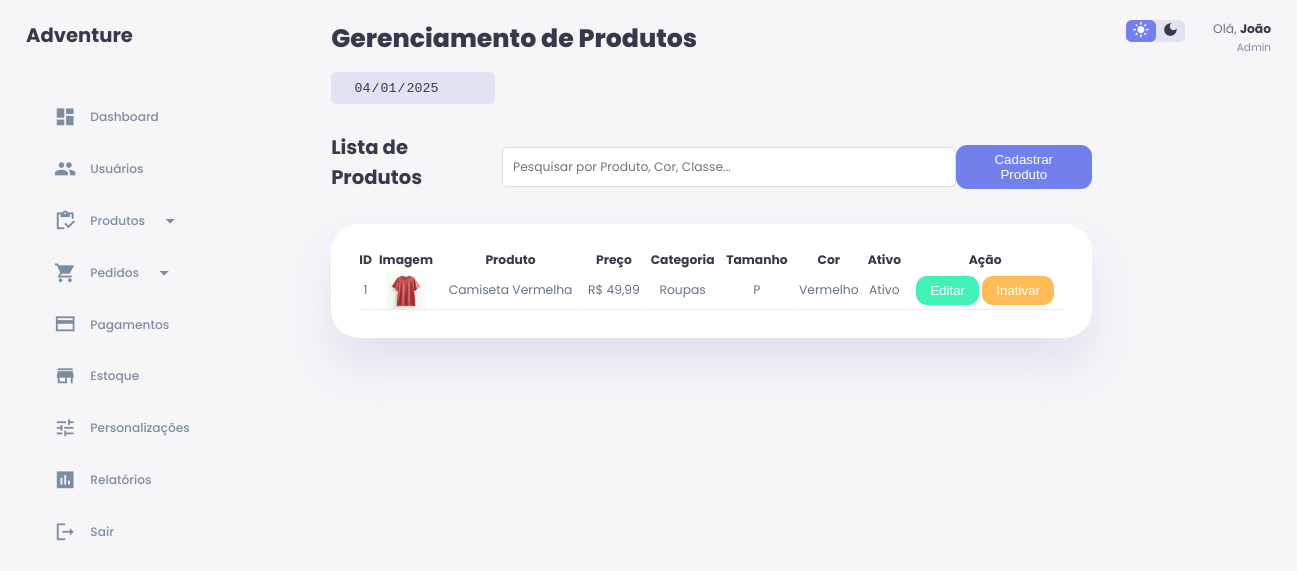
The page /public/admin/index.php?a=gerencia_produtos (signed in) on the database its author committed.
### tables this page shows
CREATE TABLE IF NOT EXISTS produtos (
  id INT PRIMARY KEY NOT NULL AUTO_INCREMENT,
  nome_produto VARCHAR(100) NOT NULL,
  descricao TEXT NOT NULL,
  preco DECIMAL(10,2) NOT NULL,
  categoria_id INT NOT NULL,
  tamanho_id INT NOT NULL,
  cor_id INT NOT NULL,
  imagem_produto VARCHAR(255),
  visivel TINYINT,
  data_criacao DATETIME NOT NULL DEFAULT CURRENT_TIMESTAMP,
  data_atualizacao DATETIME NOT NULL DEFAULT CURRENT_TIMESTAMP ON UPDATE CURRENT_TIMESTAMP,
  FOREIGN KEY (categoria_id) REFERENCES produto_categoria (id) ON DELETE CASCADE ON UPDATE CASCADE,
  FOREIGN KEY (tamanho_id) REFERENCES produto_tamanho (id) ON DELETE CASCADE ON UPDATE CASCADE,
  FOREIGN KEY (cor_id) REFERENCES produto_cores (id) ON DELETE CASCADE ON UPDATE CASCADE
);

CREATE TABLE IF NOT EXISTS produto_categoria (
  id INT PRIMARY KEY NOT NULL AUTO_INCREMENT,
  nome_categoria VARCHAR(50) NOT NULL,
  data_criacao DATETIME NOT NULL DEFAULT CURRENT_TIMESTAMP,
  data_atualizacao DATETIME NOT NULL DEFAULT CURRENT_TIMESTAMP ON UPDATE CURRENT_TIMESTAMP
);

CREATE TABLE IF NOT EXISTS produto_tamanho (
  id INT PRIMARY KEY NOT NULL AUTO_INCREMENT,
  tamanho VARCHAR(10) NOT NULL,
  data_criacao DATETIME NOT NULL DEFAULT CURRENT_TIMESTAMP,
  data_atualizacao DATETIME NOT NULL DEFAULT CURRENT_TIMESTAMP ON UPDATE CURRENT_TIMESTAMP
);

CREATE TABLE IF NOT EXISTS produto_cores (
  id INT PRIMARY KEY NOT NULL AUTO_INCREMENT,
  cor VARCHAR(50) NOT NULL,
  data_criacao DATETIME NOT NULL DEFAULT CURRENT_TIMESTAMP,
  data_atualizacao DATETIME NOT NULL DEFAULT CURRENT_TIMESTAMP ON UPDATE CURRENT_TIMESTAMP
);

### core/controllers/Admin.php (called while the page is built, shortened)
<?php
class Admin
{
    public function gerencia_produtos()
    {
        $db = new AdminModel();
        $produtos = $db->buscarProdutos();
        Store::Layout_admin([
            'admin/layout/html_header',
            'admin/layout/header',
            'admin/gerencia_produtos',
            'admin/layout/footer',
            'admin/layout/html_footer',
        ], [
            'produto' => $produtos
        ]);
    }
}

### core/rotas_admin.php (called while the page is built, shortened)
<?php
$rotas = [
    'inicio' => 'admin@index',
    'admin_login' => 'admin@admin_login',
    'login_admin_submit' => 'admin@login_admin_submit',
    'logout' => 'admin@logout',
    'lista_clientes' => 'admin@lista_clientes',
    'usuario_admin' => 'admin@usuario_admin',
    'detalhes_usuario' => 'admin@detalhes_usuario',
    'editar_usuario' => 'admin@editar_usuario',
    'excluir_usuario' => 'admin@excluir_usuario',
    'pedidos' => 'admin@pedidos',
    'alterar_pedidos' => 'admin@alterar_pedidos',
    'obterItensPedido' => 'admin@obterItensPedido',
    'excluir_pedido' => 'admin@excluir_pedido',
    'ativar_pedido' => 'admin@ativar_pedido',
    'pedidos_cancelados' => 'admin@pedidos_cancelados',
    'pagamentos' => 'admin@pagamentos',
    'registrar_usuario' => 'admin@registrar_usuario',
    'editar_pagamento' => 'admin@editar_pagamento',
    'criar_status_pagamento' => 'admin@criar_status_pagamento',
    'produtos_categorias' => 'admin@produtos_categorias',
    'criar_categoria_produto' => 'admin@criar_categoria_produto',
    'editar_categoria_produto' => 'admin@editar_categoria_produto',
    'produtos_tamanhos' => 'admin@produtos_tamanhos',
    'criar_tamanho_produto' => 'admin@criar_tamanho_produto',
    'editar_tamanho_produto' => 'admin@editar_tamanho_produto',
    'produtos_cores' => 'admin@produtos_cores',
    'criar_cor_produto' => 'admin@criar_cor_produto',
    'editar_cor_produto' => 'admin@editar_cor_produto',
    'gerencia_produtos' => 'admin@gerencia_produtos',
    'cadastro_produtos' => 'admin@cadastro_produtos',
    'editar_produtos' => 'admin@editar_produtos',
    'processa_cadastro_produto' => 'admin@processa_cadastro_produto',
    'edita_cadastro_produto' => 'admin@edita_cadastro_produto',
    'inativar_produto' => 'admin@inativar_produto',
    'ativar_produto' => 'admin@ativar_produto',
    'estoque' => 'admin@estoque',
];
$acao = 'inicio';
if(isset($_GET['a'])){
    if(!key_exists($_GET['a'], $rotas)){
        $acao = 'inicio';
    } else{
        $acao = $_GET['a'];
    }
}
$partes = explode('@', $rotas[$acao]);
$metodo = $partes[1];
$ctr = new $controlador();
$ctr->$metodo();

### public/admin/index.php (called while the page is built, shortened)
<?php
require_once('../../core/rotas_admin.php');

### core/classes/Database.php (called while the page is built, shortened)
<?php
class Database{
    private $conexao;
    private function conectar(){
        $this->conexao = new PDO(
            'mysql:'.
            'host='.MYSQL_SERVER.';'.
            'dbname='.MYSQL_DATABASE.';'.
            'charset='.MYSQL_CHARSET,
            MYSQL_USER,
            MYSQL_PASS,
            array(PDO::ATTR_PERSISTENT => true)
        );
        $this->conexao->setAttribute(PDO::ATTR_ERRMODE, PDO::ERRMODE_WARNING);
    }
    private function desconectar(){
        $this->conexao = null;
    }
    public function select($sql, $param = null){
        $res = null;
        try{
            if(!empty($param)){
                $exe = $this->conexao->prepare($sql);
                $exe->execute($param);
                $res = $exe->fetchAll(PDO::FETCH_CLASS);
            } else{
                $exe = $this->conexao->prepare($sql);
                $exe->execute();
                $res = $exe->fetchAll(PDO::FETCH_CLASS);
            }
        }catch(PDOException $e){
            echo $e;
        }
        return $res;
    }
};

### core/models/AdminModel.php (called while the page is built, shortened)
<?php
class AdminModel
{
    public function buscarProdutos(){
        $sql = new Database();
        $produtos = $sql->select("SELECT p.id, p.nome_produto, p.descricao, p.preco, c.nome_categoria, t.tamanho, co.cor, p.imagem_produto, p.visivel, p.data_criacao, p.data_atualizacao FROM produtos p JOIN produto_categoria c ON p.categoria_id = c.id JOIN produto_tamanho t ON p.tamanho_id = t.id JOIN produto_cores co ON p.cor_id = co.id;");
        if (count($produtos) != 0) {
            return $produtos;
        } else {
            return false;
        }
    }
}

### core/views/admin/gerencia_produtos.php (the view, shortened to what this page needs)
<link rel="stylesheet" href="assets/css/gerencia_produtos.css">
<div class="container">
    <aside>
        <div class="top">
            <div class="logo">
                <div>
                    <h2>Adventure </h2>
                </div>
            </div>
        </div>
        <div class="sidebar">
            <a href="?a=index">
                <span class="material-icons-sharp">dashboard</span>
                <h3>Dashboard</h3>
            </a>
            <a href="?a=usuario_admin">
                <span class="material-icons-sharp">people</span>
                <h3>Usuários</h3>
            </a>
            <div class="dropdown">
                <a href="#" class="dropdown-toggle">
                    <span class="material-icons-sharp" id="inventory">inventory</span>
                    <h3>Produtos</h3>
                    <span class="material-icons-sharp arrow">arrow_drop_down</span>
                </a>
            </div>
            <div class="dropdown">
                <a href="#" class="dropdown-toggle">
                    <span class="material-icons-sharp" id="inventory">shopping_cart</span>
                    <h3>Pedidos</h3>
                    <span class="material-icons-sharp arrow">arrow_drop_down</span>
                </a>
            </div>
            <a href="?a=pagamentos">
                <span class="material-icons-sharp">credit_card</span>
                <h3>Pagamentos</h3>
            </a>
            <a href="?a=estoque">
                <span class="material-icons-sharp">store</span>
                <h3>Estoque</h3>
            </a>
            <a href="">
                <span class="material-icons-sharp">tune</span>
                <h3>Personalizações</h3>
            </a>
            <a href="">
                <span class="material-icons-sharp">poll</span>
                <h3>Relatórios</h3>
            </a>
            <a href="?a=logout">
                <span class="material-icons-sharp">logout</span>
                <h3>Sair</h3>
            </a>
        </div>
    </aside>
    <main>
        <h1>Gerenciamento de Produtos</h1>
        <div class="date">
            <input type="date" id="date-input" disabled>
        </div>
        <div class="recent-orders">
            <div class="crud-header">
                <h2>Lista de Produtos</h2>
                <input type="text" id="search-input" placeholder="Pesquisar por Produto, Cor, Classe..." onkeyup="searchOrders()">
                <button class="btn btn-primary" id="create-payment-method" onclick="cadastrarProduto()">Cadastrar Produto</button>
            </div>
            <table>
                <thead>
                    <tr>
                        <th>ID</th>
                        <th>Imagem</th>
                        <th>Produto</th>
                        <th>Preço</th>
                        <th>Categoria</th>
                        <th>Tamanho</th>
                        <th>Cor</th>
                        <th>Ativo</th>
                        <th>Ação</th>
                    </tr>
                </thead>
                <tbody>
                    <?php foreach ($produto as $produto): ?>
                        <tr>
                            <td><?= $produto->id ?></td>
                            <td><img src="../assets\images\produtos\<?= $produto->imagem_produto ?>" alt="ERRO"></td>
                            <td><?= $produto->nome_produto ?></td>
                            <td>R$ <?= str_replace('.', ',', $produto->preco) ?></td>
                            <td><?= $produto->nome_categoria ?></td>
                            <td><?= $produto->tamanho ?></td>
                            <td><?= $produto->cor ?></td>
                            <td class="td-visivel"><?= $produto->visivel ?></td>
                            <td>
                                <button id="botao-editar" class="btn btn-success add-user" data-id="<?= $produto->id ?>" onclick="editarProduto()">Editar</button>
                                <?php if ($produto->visivel == 1): ?>
                                    <button class="btn btn-warning botao-inativar" data-id="<?= $produto->id ?>">Inativar</button>
                                <?php else: ?>
                                    <button class="btn btn-primary botao-ativar" data-id="<?= $produto->id ?>">Ativar</button>
                                <?php endif; ?>
                            </td>
                        </tr>
                    <?php endforeach; ?>
                </tbody>
            </table>
        </div>
    </main>
    <div class="right">
        <div class="top">
            <div class="theme-toggler">
                <span class="material-icons-sharp active">light_mode</span>
                <span class="material-icons-sharp">dark_mode</span>
            </div>
            <div class="profile">
                <div class="info">
                    <p>Olá, <b><?= $_SESSION['nome_admin'] ?></b></p>
                    <small class="text-muted">Admin</small>
                </div>
            </div>
        </div>
    </div>
</div>

### core/classes/Store.php (shortened to what this page needs)
<?php
class Store{
    public static function Layout_admin($estruturas, $dados= null){
        foreach($estruturas as $estrutura){
            include("../../core/views/$estrutura.php");
        }
    }
};

### public/admin/assets/css/gerencia_produtos.css (style rules this page uses)
:root { --color-primary: #7380ec; --color-danger: #ff7782; --color-success: #41f1b6; --color-warning: #ffbb55; --color-white: #fff; --color-info-dark: #7d8da1; --color-info-light: #dce1eb; --color-dark: #363949; --color-light: rgba(132, 139, 200, 0.18); --color-primary-variant: #111e88; --color-dark-variant: #677483; --color-background: #f6f6f9; --card-border-radius: 2rem; --border-radius-1: 0.4rem; --border-radius-2: 0.8rem; --border-radius-3: 1.2rem; --card-padding: 1.8rem; --padding-1: 1.2rem; --box-shadow: 0 2rem 3rem var(--color-light) }
* { margin: 0; padding: 0; outline: 0; appearance: none; border: 0; text-decoration: none; list-style: none; box-sizing: border-box; }
html { font-size: 14px; }
body { width: 100vw; height: 100vh; font-family: poppins, sans-serif; font-size: 0.88rem; background: var(--color-background); user-select: none; overflow-x: hidden; color: var(--color-dark); }
.container { display: grid; width: 96%; margin: 0 auto; grid-gap: 1.8rem; grid-template-columns: 20rem auto 11rem; }
a { color: var(--color-dark); }
img { display: block; width: 100%; }
main table tbody td img { width: 100%; height: 100%; object-fit: contain; object-position: center; }
h1 { font-weight: 800; font-size: 1.8rem; }
h2 { font-size: 1.4rem; }
h3 { font-size: 0.87rem; }
small { font-size: 0.75rem; }
.btn { padding: 0.5rem 1rem; border-radius: var(--border-radius-2); border: none; cursor: pointer; transition: background 0.3s ease; }
.crud-header { display: flex ; justify-content: space-between; align-items: center; margin-bottom: 1.5rem; }
.btn-primary { background: var(--color-primary); color: var(--color-white); }
.btn-success { background: var(--color-success); color: var(--color-white); }
.btn-warning { background: var(--color-warning); color: var(--color-white); }
.text-muted { color: var(--color-info-dark); }
p { color: var(--color-dark-variant); }
b { color: var(--color-dark); }
aside { height: 100vh; }
aside .top { display: flex; align-items: center; justify-content: space-between; margin-top: 1.4rem; }
aside .logo { display: flex; gap: 0.8rem; }
aside .sidebar { display: flex; flex-direction: column; height: 86vh; position: relative; top: 3rem; }
aside h3 { font-weight: 500; }
aside .sidebar a { display: flex; color: var(--color-info-dark); margin-left: 2rem; gap: 1rem; align-items: center; position: relative; height: 3.7rem; transition: all 300ms ease; }
aside .sidebar a span { font-size: 1.6rem; transition: all 300ms ease; }
main { margin-top: 1.4rem; }
main .date { display: inline-block; background: var(--color-light); border-radius: var(--border-radius-1); margin-top: 1rem; padding: 0.5rem 1.6rem; }
main .date input[type='date'] { background: transparent; color: var(--color-dark); }
main .recent-orders { margin-top: 2rem; }
main .recent-orders h2 { margin-bottom: 0.8rem; }
main .recent-orders table { background: var(--color-white); width: 100%; border-radius: var(--card-border-radius); padding: var(--card-padding); text-align: center; box-shadow: var(--box-shadow); transition: all 300ms ease; }
main table tbody td { height: 2.8rem; border-bottom: 1px solid var(--color-light); color: var(--color-dark-variant); }
main table tbody tr:last-child { border: none; }
.right { margin-top: 1.4rem; }
.right .top { display: flex; justify-content: end; gap: 2rem; }
.right .theme-toggler { background: var(--color-light); display: flex; justify-content: space-between; align-items: center; height: 1.6rem; width: 4.2rem; cursor: pointer; border-radius: var(--border-radius-1); }
.right .theme-toggler span { font-size: 1.2rem; width: 50%; height: 100%; display: flex; align-items: center; justify-content: center; }
.right .theme-toggler span.active { background: var(--color-primary); color: #fff; border-radius: var(--border-radius-1); }
.right .top .profile { display: flex; gap: 2rem; text-align: right; }
.arrow { transition: transform 0.3s ease; transform: rotate(0deg); }
#search-input { width: 60%; padding: 10px; font-size: 16px; border-radius: 5px; border: 1px solid #ddd; margin: 10px 0; font-family: poppins, sans-serif; font-size: 0.88rem; }

### rows shown on the page
produtos: id "1", imagem_produto (picture), nome_produto "Camiseta Vermelha", preco "49,99", categoria.nome_categoria "Roupas", tamanho.tamanho "P", cor.cor "Vermelho"
